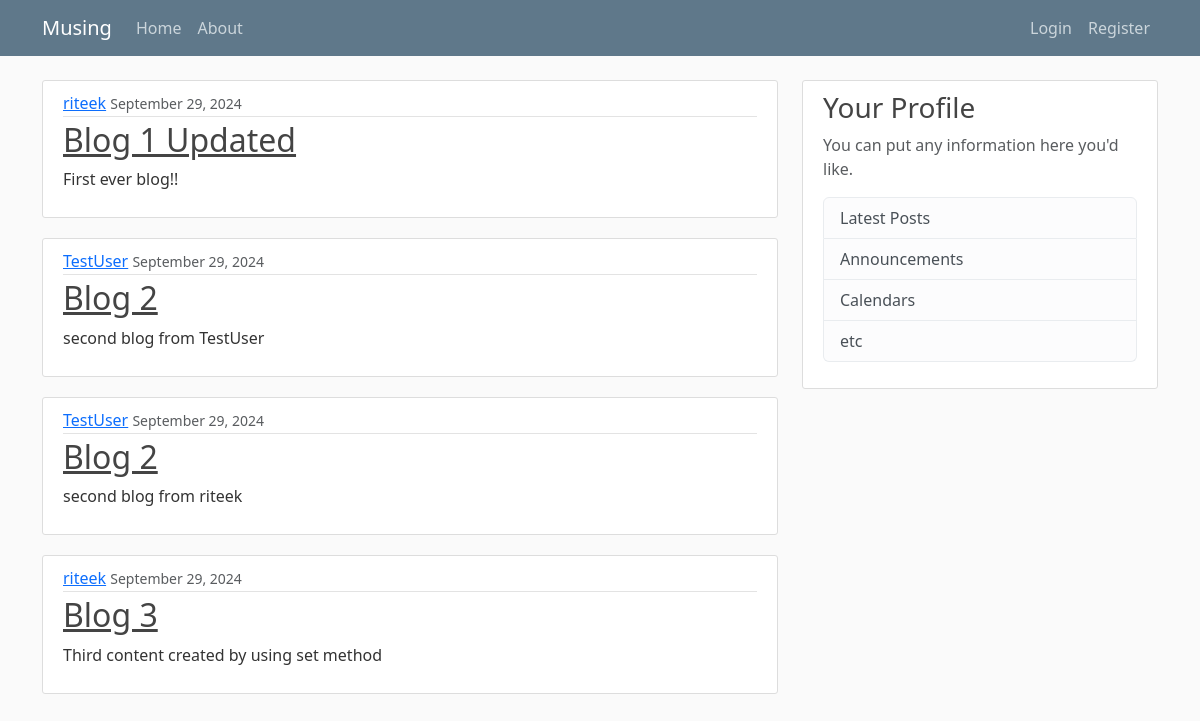
The app's page /, older data.
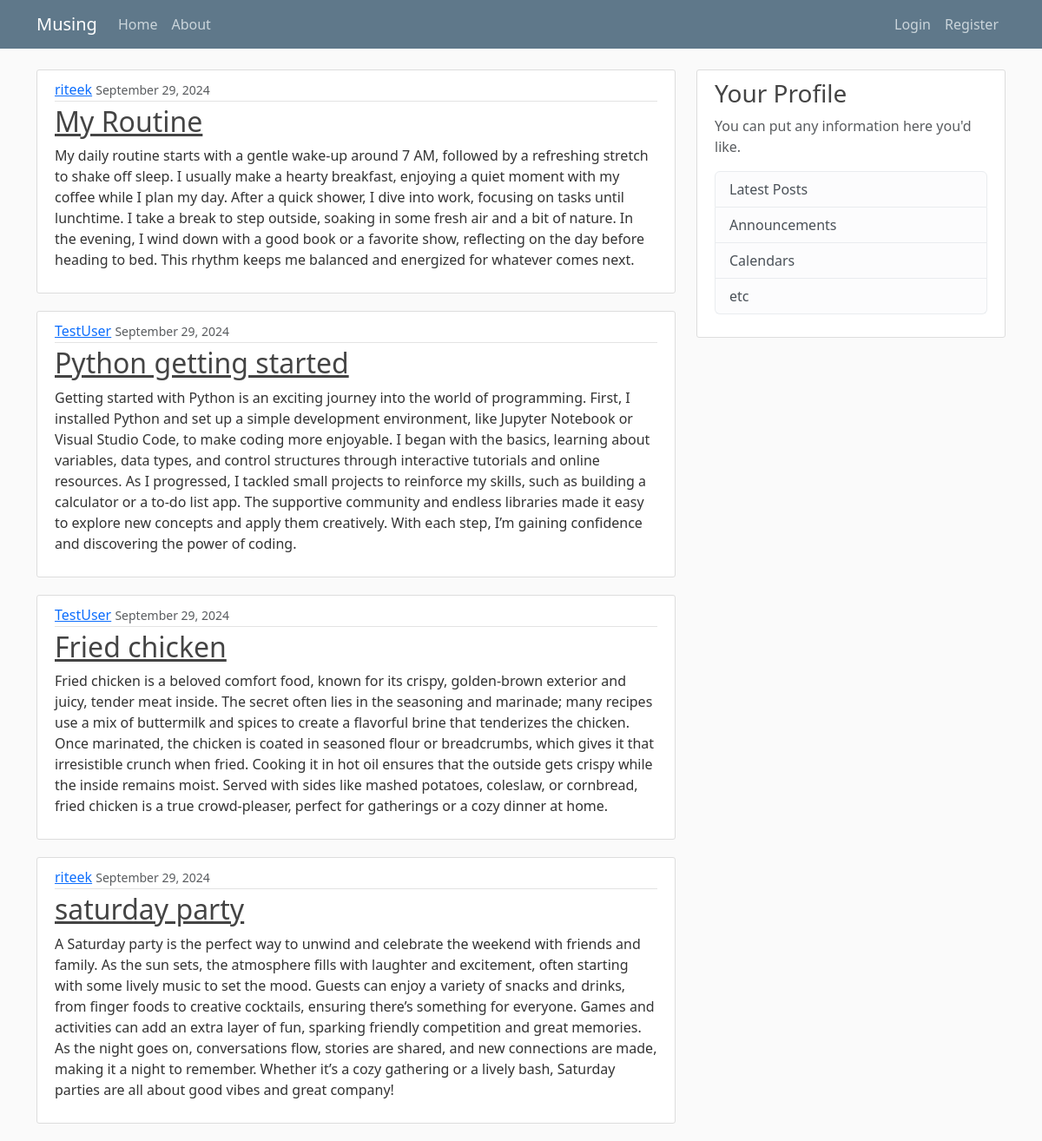
The same page, newer data.
### blog/models.py (models this page shows, shortened)
class Post(models.Model):
    title = models.CharField(max_length=100)
    content = models.TextField()
    date_posted = models.DateTimeField(default=timezone.now)
    author = models.ForeignKey(User, on_delete=models.CASCADE)

### blog/views.py (the view)
# urls.py: 2. Add a URL to urlpatterns:  path('', views.home, name='home')
def home(request):
   context = {
      'posts': Post.objects.all()
   }
   return render(request,'blog/home.html', context)

### blog/templates/blog/home.html
{% extends 'blog/base.html' %}
{% block content %}
   {% for post in posts %}
   <article class="media content-section">
        <div class="media-body">
            <div class="article-metadata">
                <a class="mr-2" href="#">{{ post.author }}</a>
                <small class="text-muted">{{ post.date_posted|date:'F d, Y' }}</small>
            </div>
            <h2><a class="article-title" href="#">{{ post.title }}</a></h2>
            <p class="article-content">{{ post.content }}</p>
        </div>
  </article>
   {% endfor %}
{% endblock content %}

### blog/templates/blog/base.html (shortened to what this page needs)
{% load static %}
<!DOCTYPE html>
<html lang="en">
<head>
    <link href="https://cdn.jsdelivr.net/npm/bootstrap@5.3.3/dist/css/bootstrap.min.css"
    rel="stylesheet"
>
    <link rel="stylesheet" type="text/css" href="{% static 'blog/main.css' %}">
</head>
<body>
    <header class="site-header">
        <nav class="navbar navbar-expand-md navbar-dark bg-steel fixed-top">
          <div class="container">
            <a class="navbar-brand mr-4" href="{% url 'blog-home' %}">Musing</a>
            <div class="collapse navbar-collapse" id="navbarToggle">
              <div class="navbar-nav me-auto">
                <a class="nav-item nav-link" href="{% url 'blog-home' %}">Home</a>
                <a class="nav-item nav-link" href="{% url 'blog-about' %}">About</a>
              </div>
              <div class="navbar-nav">
                {% if user.is_authenticated %}
                  <a class="nav-item nav-link" href="{% url 'logout' %}">Logout</a>
                {% else %}
                  <a class="nav-item nav-link" href="{% url 'login' %}">Login</a>
                  <a class="nav-item nav-link" href="{% url 'register' %}">Register</a>
                {% endif %}
              </div>
            </div>
          </div>
        </nav>
    </header>
    <main role="main" class="container">
        <div class="row">
            <div class="col-md-8">
              {% block content %} {% endblock %}
            </div>
            <div class="col-md-4">
                <div class="content-section">
                    <h3>Your Profile</h3>
                    <p class='text-muted'>You can put any information here you'd like.
                    <ul class="list-group">
                        <li class="list-group-item list-group-item-light">Latest Posts</li>
                        <li class="list-group-item list-group-item-light">Announcements</li>
                        <li class="list-group-item list-group-item-light">Calendars</li>
                        <li class="list-group-item list-group-item-light">etc</li>
                    </ul>
                    </p>
                </div>
            </div>
        </div>
    </main>
</body>
</html>

### blog/static/blog/main.css (style rules this page uses)
body { background: #fafafa; color: #333333; margin-top: 5rem; }
h1, h2, h3, h4, h5, h6 { color: #444444; }
ul { margin: 0; }
.bg-steel { background-color: #5f788a; }
.site-header .navbar-nav .nav-link { color: #cbd5db; }
.content-section { background: #ffffff; padding: 10px 20px; border: 1px solid #dddddd; border-radius: 3px; margin-bottom: 20px; }
.article-title { color: #444444; }
.article-content { white-space: pre-line; }
.article-metadata { padding-bottom: 1px; margin-bottom: 4px; border-bottom: 1px solid #e3e3e3 }

Row changes from the older to the newer data that the page shows:
changed Post: title "Blog 1 Updated" → "My Routine"; content "First ever blog!!" → "My daily routine starts with a gentle wake-up around 7 AM, followed by a refreshing stretch to shake off sleep. I usually make a hearty breakfast, enjoying a quiet moment with my coffee while I plan my day. After a quick shower, I dive into work, focusing on tasks until lunchtime. I take a break to step outside, soaking in some fresh air and a bit of nature. In the evening, I wind down with a good book or a favorite show, reflecting on the day before heading to bed. This rhythm keeps me balanced and energized for whatever comes next."
changed Post: title "Blog 2" → "Python getting started"; content "second blog from TestUser" → "Getting started with Python is an exciting journey into the world of programming. First, I installed Python and set up a simple development environment, like Jupyter Notebook or Visual Studio Code, to make coding more enjoyable. I began with the basics, learning about variables, data types, and control structures through interactive tutorials and online resources. As I progressed, I tackled small projects to reinforce my skills, such as building a calculator or a to-do list app. The supportive community and endless libraries made it easy to explore new concepts and apply them creatively. With each step, I’m gaining confidence and discovering the power of coding."
changed Post: title "Blog 2" → "Fried chicken"; content "second blog from riteek" → "Fried chicken is a beloved comfort food, known for its crispy, golden-brown exterior and juicy, tender meat inside. The secret often lies in the seasoning and marinade; many recipes use a mix of buttermilk and spices to create a flavorful brine that tenderizes the chicken. Once marinated, the chicken is coated in seasoned flour or breadcrumbs, which gives it that irresistible crunch when fried. Cooking it in hot oil ensures that the outside gets crispy while the inside remains moist. Served with sides like mashed potatoes, coleslaw, or cornbread, fried chicken is a true crowd-pleaser, perfect for gatherings or a cozy dinner at home."
changed Post: title "Blog 3" → "saturday party"; content "Third content created by using set method" → "A Saturday party is the perfect way to unwind and celebrate the weekend with friends and family. As the sun sets, the atmosphere fills with laughter and excitement, often starting with some lively music to set the mood. Guests can enjoy a variety of snacks and drinks, from finger foods to creative cocktails, ensuring there’s something for everyone. Games and activities can add an extra layer of fun, sparking friendly competition and great memories. As the night goes on, conversations flow, stories are shared, and new connections are made, making it a night to remember. Whether it’s a cozy gathering or a lively bash, Saturday parties are all about good vibes and great company!"
